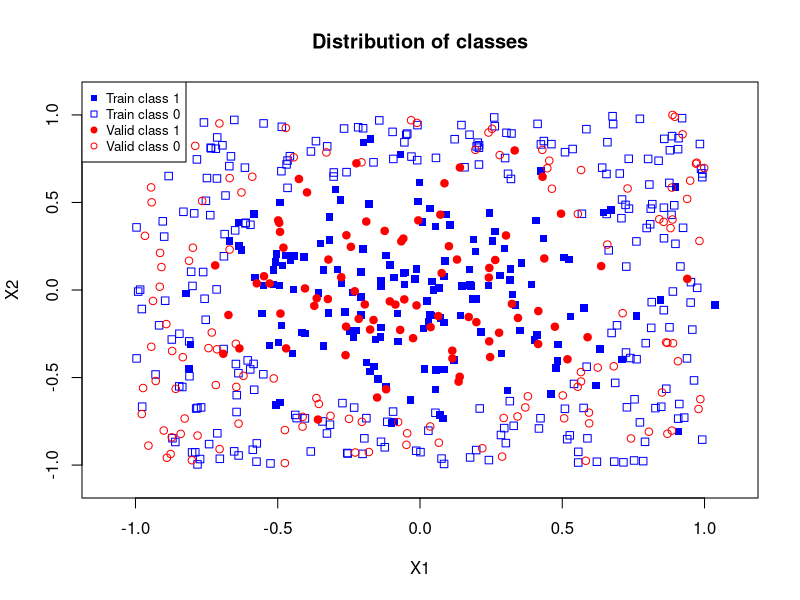
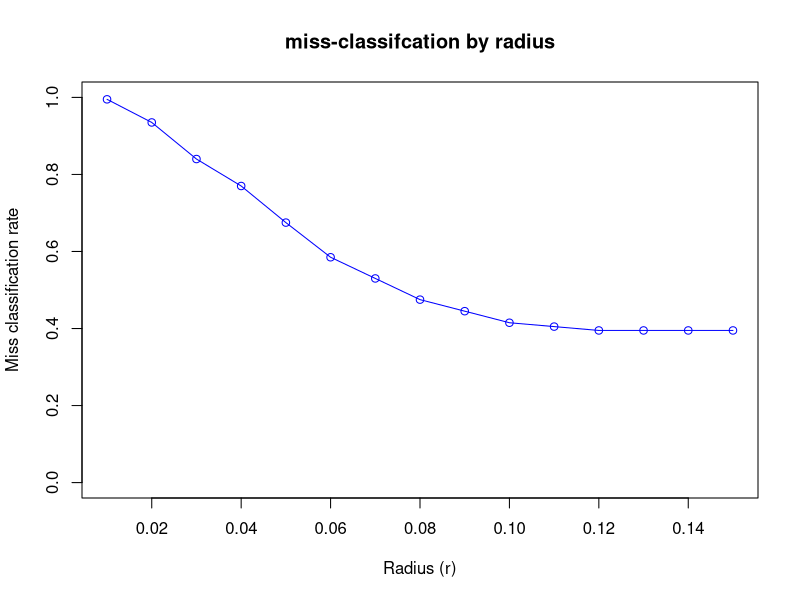
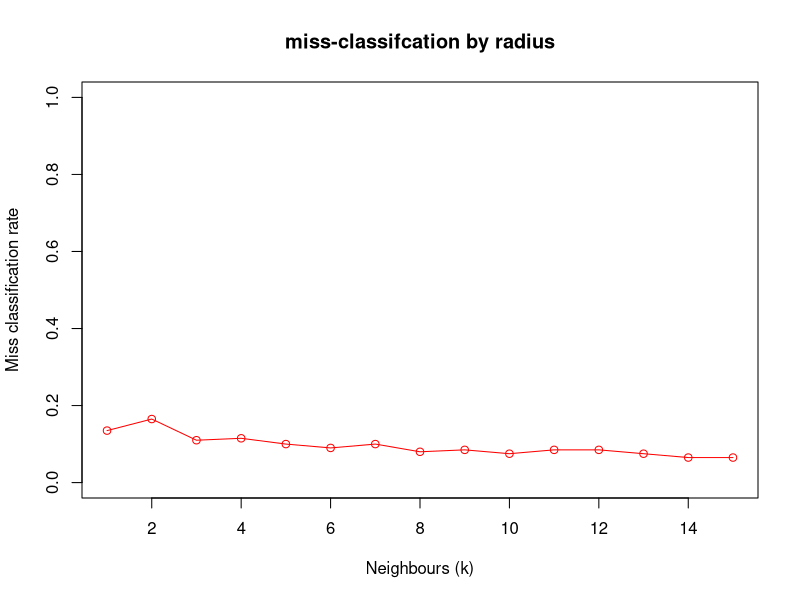
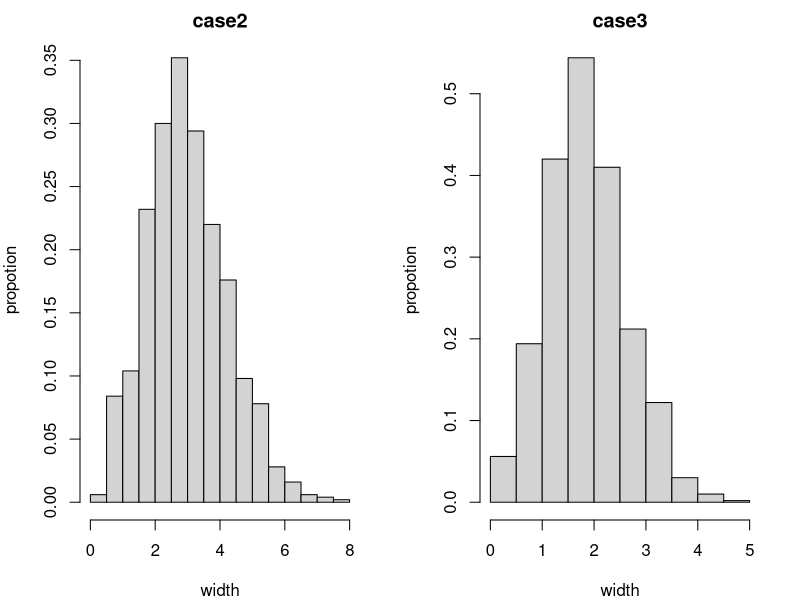

These charts were generated, in order, by the following R code:
########################################
# HOMEWORK 1 2022-09-16
########################################
##########
#1
##########
# import data and break up into train/validation/test sets
setwd("E:/GIT_REPOS/Classes/SML/hw1")
data_df <- read.csv("SML.NN.data.csv")
train_df = data_df[data_df$set == 'train',]
valid_df = data_df[data_df$set == 'valid',]
test_df = data_df[data_df$set == 'test',]

#####
#1.1
# function to get proportion of class 1 in radius to point x (single)
# output is a float
getClass1Prop <- function(x, r, data=train_df) {
  "Import the data this function is 
  based on before using it. The data should be named data_df
  and contain columns Y, X1, X2, set all in a dataframe.
  x is a vector of length 2
  r is the selected radius
  "
  # calculate the distance between the point and all the data
  x1 = (data$X1-as.numeric(x[1]))^2
  x2 = (data$X2-as.numeric(x[2]))^2
  data$euc_dist = sqrt(rowSums(data.frame(x1,x2)))
  #select points inside radius
  in_r_df = data[data$euc_dist <= r,] 
  if(nrow(in_r_df)==0){
    # return NA if no points within radius
    return(NA) 
  } else {
    # calculate proportion of class 1 values in data
    class_1_prop = sum(in_r_df$Y)/nrow(data)
    return(class_1_prop)
  }
}

#####
#1.2
# get class 1 prediction for points in x (multiple)
# output is a vector of binary predictions
getClass1Prediction <- function(x, rk, t=0.5, data=train_df, func_type="radius"){
  "t is the threshold and should be between 0 and 1."
  pred_vec = c()
  # loop through all points in x
  for(i in 1:nrow(x)){
    x_i = x[c('X1','X2')][i,] # get coordinates
    if(func_type=="radius"){
      class_1_prop = getClass1Prop(x=x_i, r=rk, data=data)
    }else if(func_type=="knn") {
      class_1_prop = getClass1PropKNN(x=x_i, k=rk, data=data)
    }
    
    if(is.na(class_1_prop)){
      pred=NA
    }
    else if(class_1_prop >= t){
      pred=1
    }else{
      pred=0
    }
    pred_vec=c(pred_vec, pred)
  }
  return(pred_vec)
}

# function to get confusion matrix of binary prediction
# output is a data frame in format:
# (true positive, false negative)
# (false positive, true negative)
# getConfusionMatrix <-function(true, pred){
#   "true is the real class of the data
#   pred is the predicted class of the same data"
#   df = data.frame(true, pred)
#   # calculate equality of data
#   df$equal = (df$true == df$pred)
#   # calculate tp, tn, fp, and fn
#   tp = as.numeric(nrow(df[(df$equal == TRUE) & (df$pred == 1),]))
#   tn = as.numeric(nrow(df[(df$equal == TRUE) & (df$pred == 0),]))
#   fp = as.numeric(nrow(df[(df$equal == FALSE) & (df$pred == 1),]))
#   fn = as.numeric(nrow(df[(df$equal == FALSE) & (df$pred == 0),]))
#   # save values in confusion matrix data frame
#   conf_mat_df = setNames(
#     data.frame(
#       c(tp, fp), 
#       c(fn, tn),
#       row.names = c('1','0')),
#     c('1','0'))
#   return(conf_mat_df)
# }
# 
# # function to get the 
# getMissClassRate <-function(true, pred){
#   " Input is true vector and prediction vector
#   output is a ratio of wrong classifications.
#   "
#   conf_mat_df = getConfusionMatrix(true, pred)
#   miss_class_rate = (conf_mat_df['1','0'] + conf_mat_df['0','1'])/sum(conf_mat_df)
#   return(miss_class_rate)
# }

getMissClassRate <- function(true, pred){
  # make dataframe of predictions and true values
  df = data.frame(true, pred)
  # calculate equality of data
  df$equal = (df$true == df$pred)
  mis_class_rate = 1 - sum(df$equal, na.rm = TRUE)/nrow(df)
  return(mis_class_rate)
}

#####
#1.3
# make plot of coordinates density distribution
plot(train_df[train_df$Y==1,]$X1, 
     train_df[train_df$Y==1,]$X2, 
     main = "Distribution of classes",
     xlab = "X1",
     xlim=c(-1.1, 1.1),
     ylab = "X2",
     ylim=c(-1.1, 1.1),
     pch = 15, 
     col = "blue")
points(train_df[train_df$Y==0,]$X1, train_df[train_df$Y==0,]$X2, pch = 0, col = "blue")
points(valid_df[valid_df$Y==1,]$X1, valid_df[valid_df$Y==1,]$X2, pch = 19, col = "red")
points(valid_df[valid_df$Y==0,]$X1, valid_df[valid_df$Y==0,]$X2, pch = 1, col = "red")
legend("topleft", 
       legend=c("Train class 1", "Train class 0", "Valid class 1", "Valid class 0"), 
       col=c("blue","blue","red","red"), 
       pch=c(15,0,19,1), 
       cex=0.8)

# 0.25 seems like a good number for r?
# the smaller the better? but too small and NAs become prevalent.

#####
#1.4
# select best r for range of r values
# get class predictions
r_grid = seq(0.01, 0.15, 0.01)
class_pred_lst = lapply(r_grid, 
                        getClass1Prediction, 
                        x=valid_df, 
                        t=0.5, 
                        data=train_df,
                        func_type="radius")
# get miss classification rate
miss_class_lst = lapply(class_pred_lst, getMissClassRate, true = valid_df$Y)
# plot results
plot(x=r_grid, 
     y=miss_class_lst,
     main="miss-classifcation by radius",
     xlab="Radius (r)",
     ylab="Miss classification rate",
     ylim=c(0,1),
     col="blue"
)
lines(x=r_grid, 
      y=miss_class_lst,
      col="blue")

# get value for lowest point
r_lowest_mcr = getMissClassRate(true = valid_df$Y,
                                  pred = getClass1Prediction(
                                    x=valid_df, 
                                    t=0.5,
                                    rk=0.12,
                                    data=train_df,
                                    func_type="radius"
                                  ))

#####
#1.6
# KNN
getClass1PropKNN <- function(x, k, data=train_df) {
  "Import the data this function is 
  based on before using it. The data should be named data_df
  and contain columns Y, X1, X2, set all in a dataframe.
  x is a vector of length 2
  k is the number of neigbours
  "
  # calculate the distance between the point and all the data
  x1 = (data$X1-as.numeric(x[1]))^2
  x2 = (data$X2-as.numeric(x[2]))^2
  data$euc_dist = sqrt(rowSums(data.frame(x1,x2)))
  data = data[order(data$euc_dist),]
  class_1_prop = sum(data$Y[1:k])/k
  return(class_1_prop)
}

# get class predictions
k_grid = seq(1, 15, 1)
class_pred_lstKNN = lapply(k_grid, 
                        getClass1Prediction, 
                        x=valid_df, 
                        t=0.5, 
                        data=train_df,
                        func_type="knn")
# get miss classification rate
miss_class_lstKNN = lapply(class_pred_lstKNN, getMissClassRate, true = valid_df$Y)
# plot results
plot(x=k_grid, 
     y=miss_class_lstKNN,
     main="miss-classifcation by radius",
     xlab="Neighbours (k)",
     ylim = c(0,1),
     ylab="Miss classification rate",
     col="red"
)
lines(x=k_grid, 
      y=miss_class_lstKNN,
      col="red")

# get value for lowest point
knn_lowest_mcr = getMissClassRate(true = valid_df$Y,
                                   pred = getClass1Prediction(
                                     x=valid_df, 
                                     t=0.5,
                                     rk=14,
                                     data=train_df,
                                     func_type="knn"
                                   ))


print(c(r_lowest_mcr, knn_lowest_mcr))

##########
#3
##########
#####
#3.1
set.seed(0)
n=100
lambda=10
x=rexp(n,lambda)
x
llhd=function(lamb){
  theta=-n*log(lamb)+lamb*sum(x)
  return(theta)}

lambda.mle=optimize(f=llhd,interval=c(0.1,20))$minimum
lambda.mle

#####
#3.2
"Take the likelihood function of exponential distribution, and take the natural
log of it. Then, take the first derivative with respect to lambda, 
and set it equal to zero. We find the MLE estimator of lambda is n/Sigma x. 
Take the second derivative and check if it is less than zero to make sure it 
is the maximum instead of a minimum. "
lambda.mle2=n/sum(x)
lambda.mle2

##########
#4
##########
#####
#4.1
n=1000;size=4
CI1=matrix(0,n,2);CI2=matrix(0,n,2);CI3=matrix(0,n,2);coverage=matrix(0,n,3)

width1=rep(0,n);width2=rep(0,n);width3=rep(0,n)

for(j in 1:n){
  set.seed(j)
  x=rnorm(size,0,1)
  CI1[j,]=mean(x)+c(-1,1)*qnorm(0.975)/sqrt(size)
  CI2[j,]=mean(x)+c(-1,1)*qt(0.975,size-1)*sd(x)/sqrt(size)
  CI3[j,]=mean(x)+c(-1,1)*qnorm(0.975)*sd(x)/sqrt(size)
  
  if(CI1[j,1]<=0 & CI1[j,2]>=0) {coverage[j,1]=1}
  if(CI2[j,1]<=0 & CI2[j,2]>=0) {coverage[j,2]=1}
  if(CI3[j,1]<=0 & CI3[j,2]>=0) {coverage[j,3]=1}
  
  width1[j]=CI1[j,2]-CI1[j,1]
  width2[j]=CI2[j,2]-CI2[j,1]
  width3[j]=CI3[j,2]-CI3[j,1]
}
freq.of.coverage=apply(coverage,2,mean)
freq.of.coverage

#####
#4.2
par(mfrow=c(1,2),mar=c(4,4,2,2))
hist(width2,probability = TRUE, xlab="width", ylab="propotion", main="case2")
hist(width3,probability = TRUE, xlab="width", ylab="propotion", main="case3")